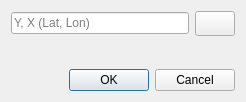
<?xml version="1.0" encoding="UTF-8"?>
<ui version="4.0">
 <class>QuickApiDialogBase</class>
 <widget class="QDialog" name="QuickApiDialogBase">
  <property name="geometry">
   <rect>
    <x>0</x>
    <y>0</y>
    <width>246</width>
    <height>102</height>
   </rect>
  </property>
  <property name="windowTitle">
   <string>Quick API</string>
  </property>
  <layout class="QGridLayout" name="gridLayout">
   <item row="0" column="1">
    <widget class="QPushButton" name="map_button">
     <property name="minimumSize">
      <size>
       <width>25</width>
       <height>25</height>
      </size>
     </property>
     <property name="text">
      <string/>
     </property>
     <property name="icon">
      <iconset resource="resources.qrc">
       <normaloff>:/plugins/quick_api/icons/icon_isochrones.png</normaloff>:/plugins/quick_api/icons/icon_isochrones.png</iconset>
     </property>
    </widget>
   </item>
   <item row="1" column="0" colspan="2">
    <widget class="QgsProjectionSelectionWidget" name="crs_input"/>
   </item>
   <item row="0" column="0">
    <widget class="QgsFilterLineEdit" name="lineedit_xy">
     <property name="placeholderText">
      <string>Y, X (Lat, Lon)</string>
     </property>
     <property name="qgisRelation" stdset="0">
      <string notr="true"/>
     </property>
    </widget>
   </item>
   <item row="2" column="0" colspan="2">
    <widget class="QDialogButtonBox" name="button_box">
     <property name="orientation">
      <enum>Qt::Horizontal</enum>
     </property>
     <property name="standardButtons">
      <set>QDialogButtonBox::Cancel|QDialogButtonBox::Ok</set>
     </property>
    </widget>
   </item>
  </layout>
 </widget>
 <customwidgets>
  <customwidget>
   <class>QgsFilterLineEdit</class>
   <extends>QLineEdit</extends>
   <header>qgsfilterlineedit.h</header>
  </customwidget>
  <customwidget>
   <class>QgsProjectionSelectionWidget</class>
   <extends>QWidget</extends>
   <header>qgsprojectionselectionwidget.h</header>
  </customwidget>
 </customwidgets>
 <resources>
  <include location="resources.qrc"/>
 </resources>
 <connections>
  <connection>
   <sender>button_box</sender>
   <signal>accepted()</signal>
   <receiver>QuickApiDialogBase</receiver>
   <slot>accept()</slot>
   <hints>
    <hint type="sourcelabel">
     <x>9</x>
     <y>267</y>
    </hint>
    <hint type="destinationlabel">
     <x>20</x>
     <y>20</y>
    </hint>
   </hints>
  </connection>
  <connection>
   <sender>button_box</sender>
   <signal>rejected()</signal>
   <receiver>QuickApiDialogBase</receiver>
   <slot>reject()</slot>
   <hints>
    <hint type="sourcelabel">
     <x>9</x>
     <y>267</y>
    </hint>
    <hint type="destinationlabel">
     <x>20</x>
     <y>20</y>
    </hint>
   </hints>
  </connection>
 </connections>
</ui>
